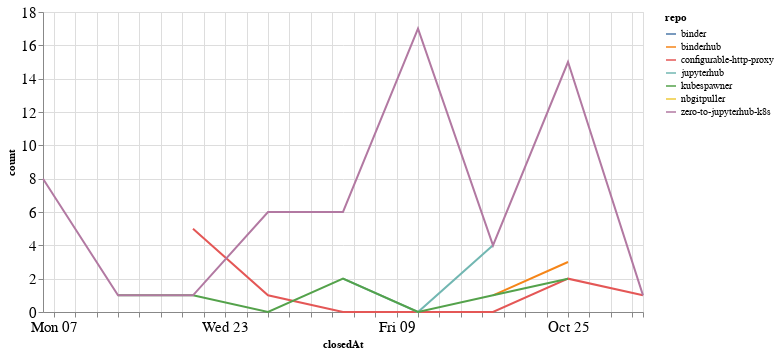

Notebook code cell kept with this figure:
### Code cell
closed_by_time = closed_by.groupby('repo').resample('W', on='closedAt').count()['author'].reset_index()
closed_by_time = closed_by_time.rename(columns={'author': 'count'})

alt.Chart(closed_by_time, width=600).mark_line().encode(
    x='closedAt',
    y='count',
    color='repo',
    tooltip="repo"
)

### Figure 1 — Vega-Lite specification as saved in the notebook (floating-point values rounded to 4 significant figures)
{"config": {"axisLeft": {"labelFontSize": 15}, "axisBottom": {"labelFontSize": 15}}, "data": {"name": "data-aad6ec03c5f3aa90c8bace575d029387"}, "mark": "line", "encoding": {"color": {"type": "nominal", "field": "repo"}, "tooltip": {"type": "nominal", "field": "repo"}, "x": {"type": "temporal", "field": "closedAt"}, "y": {"type": "quantitative", "field": "count"}}, "width": 600, "$schema": "https://vega.github.io/schema/vega-lite/v4.8.1.json", "datasets": {"data-aad6ec03c5f3aa90c8bace575d029387": [{"repo": "binder", "closedAt": "2020-10-18T00:00:00", "count": 1}, {"repo": "binderhub", "closedAt": "2020-10-18T00:00:00", "count": 1}, {"repo": "binderhub", "closedAt": "2020-10-25T00:00:00", "count": 3}, {"repo": "configurable-http-proxy", "closedAt": "2020-09-20T00:00:00", "count": 5}, {"repo": "configurable-http-proxy", "closedAt": "2020-09-27T00:00:00", "count": 1}, {"repo": "configurable-http-proxy", "closedAt": "2020-10-04T00:00:00", "count": 0}, {"repo": "configurable-http-proxy", "closedAt": "2020-10-11T00:00:00", "count": 0}, {"repo": "configurable-http-proxy", "closedAt": "2020-10-18T00:00:00", "count": 0}, {"repo": "configurable-http-proxy", "closedAt": "2020-10-25T00:00:00", "count": 2}, {"repo": "configurable-http-proxy", "closedAt": "2020-11-01T00:00:00", "count": 1}, {"repo": "jupyterhub", "closedAt": "2020-10-04T00:00:00", "count": 2}, {"repo": "jupyterhub", "closedAt": "2020-10-11T00:00:00", "count": 0}, {"repo": "jupyterhub", "closedAt": "2020-10-18T00:00:00", "count": 4}, {"repo": "kubespawner", "closedAt": "2020-09-13T00:00:00", "count": 1}, {"repo": "kubespawner", "closedAt": "2020-09-20T00:00:00", "count": 1}, {"repo": "kubespawner", "closedAt": "2020-09-27T00:00:00", "count": 0}, {"repo": "kubespawner", "closedAt": "2020-10-04T00:00:00", "count": 2}, {"repo": "kubespawner", "closedAt": "2020-10-11T00:00:00", "count": 0}, {"repo": "kubespawner", "closedAt": "2020-10-18T00:00:00", "count": 1}, {"repo": "kubespawner", "closedAt": "2020-10-25T00:00:00", "count": 2}, {"repo": "nbgitpuller", "closedAt": "2020-10-04T00:00:00", "count": 2}, {"repo": "zero-to-jupyterhub-k8s", "closedAt": "2020-09-06T00:00:00", "count": 8}, {"repo": "zero-to-jupyterhub-k8s", "closedAt": "2020-09-13T00:00:00", "count": 1}, {"repo": "zero-to-jupyterhub-k8s", "closedAt": "2020-09-20T00:00:00", "count": 1}, {"repo": "zero-to-jupyterhub-k8s", "closedAt": "2020-09-27T00:00:00", "count": 6}, {"repo": "zero-to-jupyterhub-k8s", "closedAt": "2020-10-04T00:00:00", "count": 6}, {"repo": "zero-to-jupyterhub-k8s", "closedAt": "2020-10-11T00:00:00", "count": 17}, {"repo": "zero-to-jupyterhub-k8s", "closedAt": "2020-10-18T00:00:00", "count": 4}, {"repo": "zero-to-jupyterhub-k8s", "closedAt": "2020-10-25T00:00:00", "count": 15}, {"repo": "zero-to-jupyterhub-k8s", "closedAt": "2020-11-01T00:00:00", "count": 1}]}}
